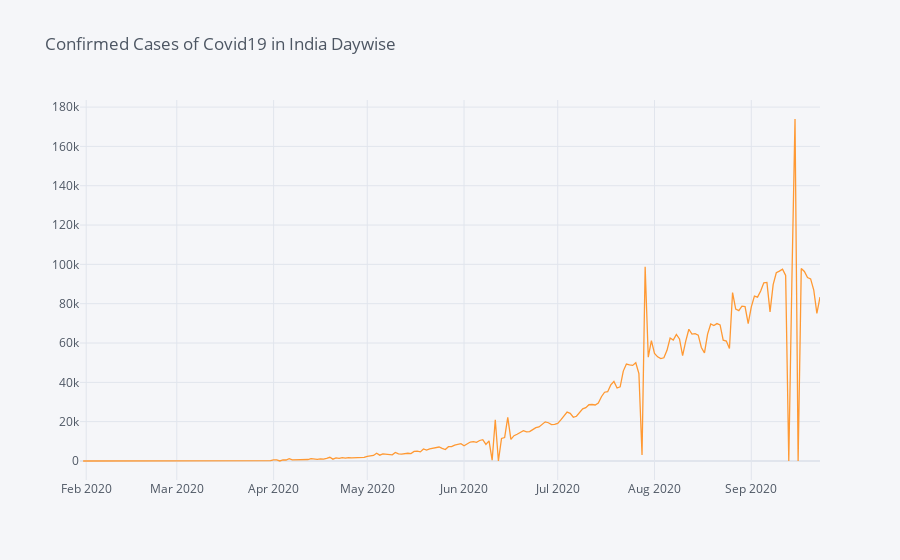

Notebook code cell kept with this figure:
### Code cell
# Plot the daily confirmed cases 
configure_plotly_browser_state()
init_notebook_mode(connected = True)
covid_india['Confirmed'].diff().iplot(title = 'Confirmed Cases of Covid19 in India Daywise')

### Figure 1 — Plotly figure (JSON) as saved in the notebook; plotly's stock layout.template omitted (floating-point values rounded to 4 significant figures; data arrays with more than 128 entries replaced by an {"elided": "..."} marker saying what was removed)
{"data": [{"name": "Confirmed", "text": "", "mode": "lines", "y": {"elided": "238 mixed values"}, "x": {"elided": "238 str values"}, "line": {"color": "rgba(255, 153, 51, 1.0)", "dash": "solid", "shape": "linear", "width": 1.3}, "type": "scatter"}], "layout": {"title": {"text": "Confirmed Cases of Covid19 in India Daywise", "font": {"color": "#4D5663"}}, "paper_bgcolor": "#F5F6F9", "plot_bgcolor": "#F5F6F9", "yaxis": {"tickfont": {"color": "#4D5663"}, "zerolinecolor": "#E1E5ED", "title": {"text": "", "font": {"color": "#4D5663"}}, "gridcolor": "#E1E5ED", "showgrid": true}, "xaxis": {"tickfont": {"color": "#4D5663"}, "zerolinecolor": "#E1E5ED", "title": {"text": "", "font": {"color": "#4D5663"}}, "gridcolor": "#E1E5ED", "showgrid": true}, "legend": {"bgcolor": "#F5F6F9", "font": {"color": "#4D5663"}}}}
